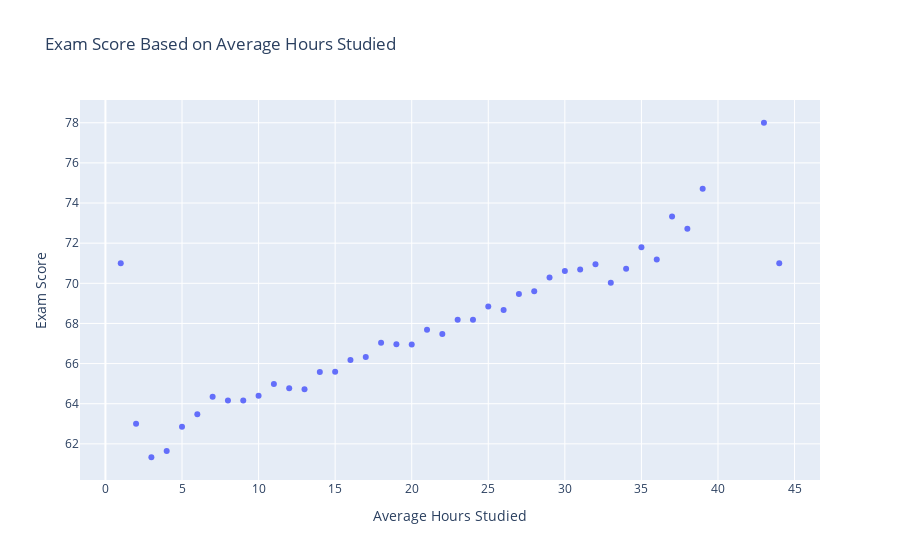

Notebook source saved alongside this figure:
### Code cell
grouped_data = dataset.groupby('Hours_Studied')['Exam_Score'].mean().reset_index()

fig = px.scatter(grouped_data, 
                 x='Hours_Studied', 
                 y='Exam_Score', 
                 title='Exam Score Based on Average Hours Studied',
                 labels={'Hours_Studied': 'Average Hours Studied', 'Exam_Score': 'Exam Score'},
                 template='plotly')

fig.show()

### Figure 1 — Plotly figure (JSON) as saved in the notebook; plotly's stock layout.template omitted (floating-point values rounded to 4 significant figures)
{"data": [{"hovertemplate": "Average Hours Studied=%{x}<br>Exam Score=%{y}<extra></extra>", "legendgroup": "", "marker": {"color": "#636efa", "symbol": "circle"}, "mode": "markers", "name": "", "orientation": "v", "showlegend": false, "type": "scatter", "x": [1, 2, 3, 4, 5, 6, 7, 8, 9, 10, 11, 12, 13, 14, 15, 16, 17, 18, 19, 20, 21, 22, 23, 24, 25, 26, 27, 28, 29, 30, 31, 32, 33, 34, 35, 36, 37, 38, 39, 43, 44], "xaxis": "x", "y": [71, 63, 61.33, 61.65, 62.86, 63.47, 64.35, 64.16, 64.16, 64.39, 64.98, 64.77, 64.72, 65.58, 65.59, 66.18, 66.33, 67.04, 66.96, 66.95, 67.68, 67.48, 68.18, 68.19, 68.85, 68.67, 69.46, 69.61, 70.28, 70.62, 70.69, 70.94, 70.03, 70.72, 71.8, 71.18, 73.33, 72.71, 74.71, 78, 71], "yaxis": "y"}], "layout": {"legend": {"tracegroupgap": 0}, "title": {"text": "Exam Score Based on Average Hours Studied"}, "xaxis": {"anchor": "y", "domain": [0, 1], "title": {"text": "Average Hours Studied"}}, "yaxis": {"anchor": "x", "domain": [0, 1], "title": {"text": "Exam Score"}}}}
